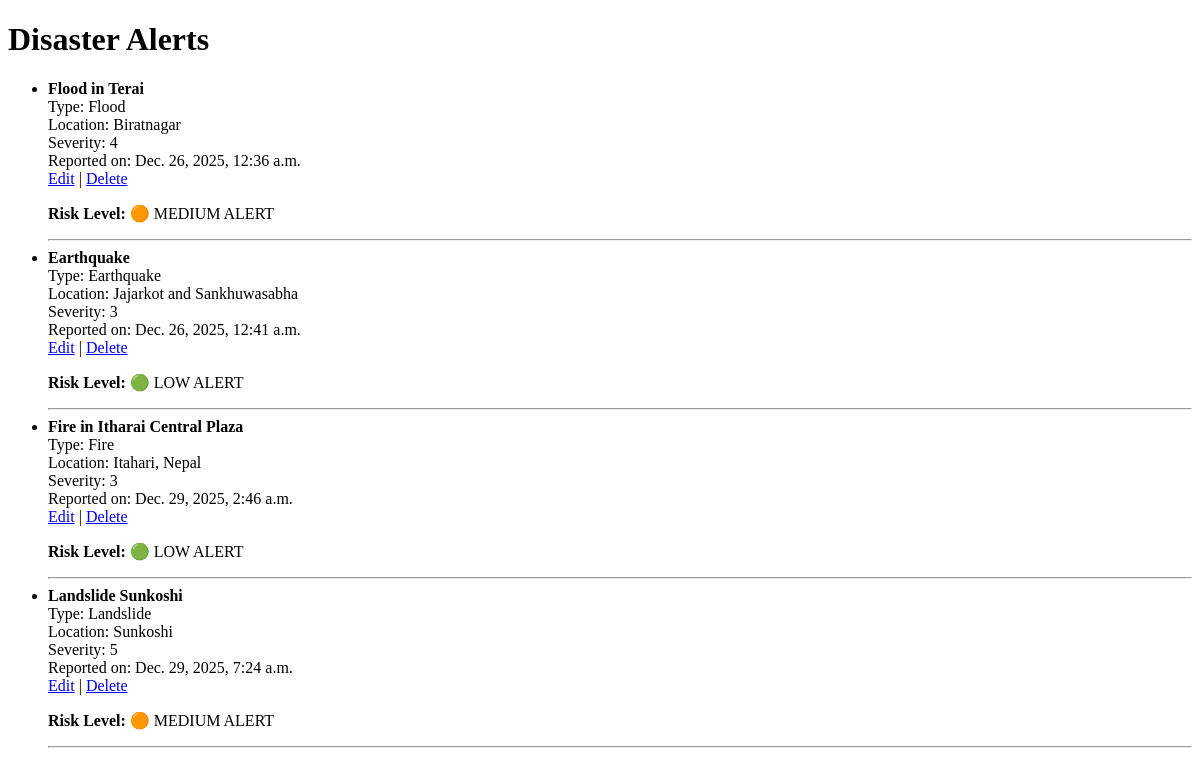
Page /disasters/ on the earlier database version.
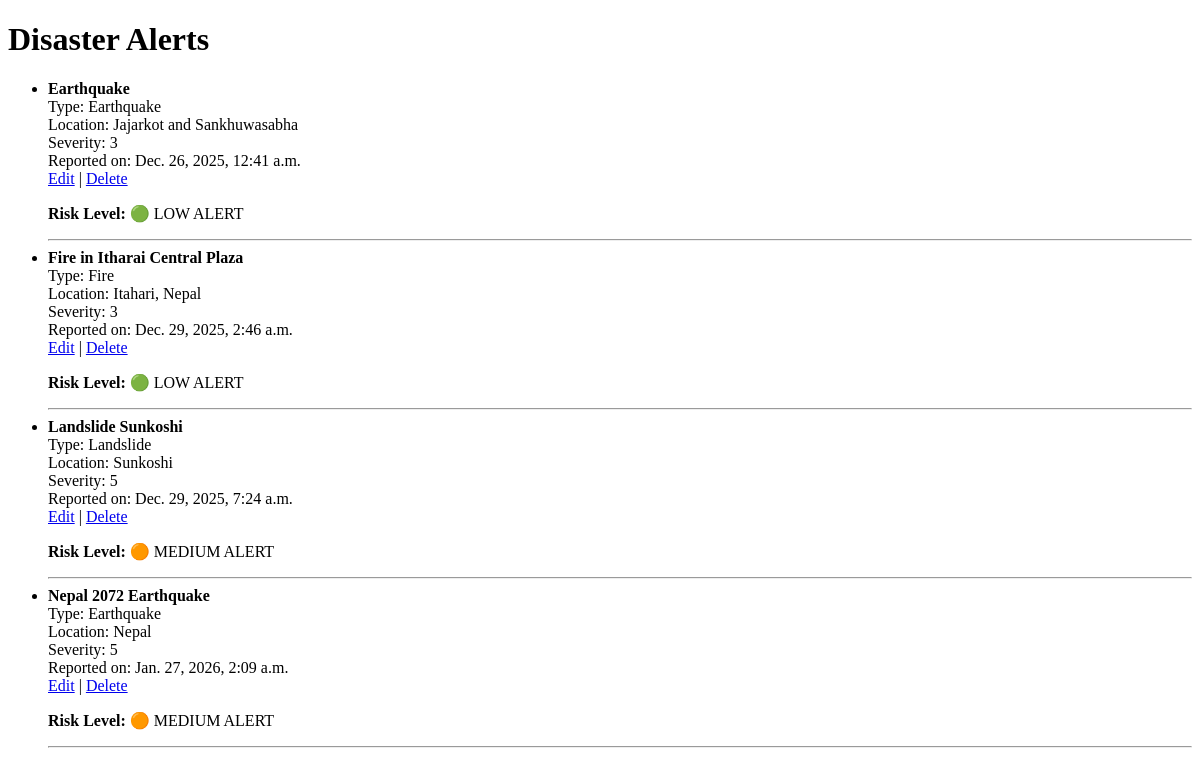
Same page on the later database version.
### core/models.py (models this page shows, shortened)
class Disaster(models.Model):
    title = models.CharField(max_length=200)
    disaster_type = models.CharField(max_length=50, choices=DISASTER_TYPES)
    location = models.CharField(max_length=200)
    severity_level = models.IntegerField()
    description = models.TextField()
    date_reported = models.DateTimeField(auto_now_add=True)
    def risk_level(self):
        if self.severity_level <= 3:
            return "LOW"
        elif self.severity_level <= 6:
            return "MEDIUM"
        else:
            return "HIGH"

### core/views.py (the view)
# urls.py: path('disasters/', views.disaster_list, name='disaster_list'),
def disaster_list(request):
    disasters = Disaster.objects.all()
    return render(request, 'core/disaster_list.html', {'disasters': disasters})

### core/templates/core/disaster_list.html (shortened to what this page needs)
<!DOCTYPE html>
<html>
<head>
</head>
<body>
    <h1>Disaster Alerts</h1>
    {% if disasters %}
        <ul>
            {% for disaster in disasters %}
                <li>
                    <strong>{{ disaster.title }}</strong><br>
                    Type: {{ disaster.disaster_type }}<br>
                    Location: {{ disaster.location }}<br>
                    Severity: {{ disaster.severity_level }}<br>
                    Reported on: {{ disaster.date_reported }}<br>
                    <a href="{% url 'edit_disaster' disaster.id %}">Edit</a> |
                    <a href="{% url 'delete_disaster' disaster.id %}">Delete</a>
                    <p><strong>Risk Level:</strong>
    {% if disaster.risk_level == "HIGH" %}
        🔴 HIGH ALERT
    {% elif disaster.risk_level == "MEDIUM" %}
        🟠 MEDIUM ALERT
    {% else %}
        🟢 LOW ALERT
    {% endif %}
</p>
                    <hr>
                </li>
            {% endfor %}
        </ul>
    {% else %}
        <p>No disasters reported yet.</p>
    {% endif %}
</body>
</html>

Differences in the rows shown:
removed Disaster: title "Flood in Terai", disaster_type "Flood", location "Biratnagar", severity_level "4", date_reported "Dec. 26, 2025, 12:36 a.m.", shows "🟠 MEDIUM ALERT"
added Disaster: title "Nepal 2072 Earthquake", disaster_type "Earthquake", location "Nepal", severity_level "5", date_reported "Jan. 27, 2026, 2:09 a.m.", shows "🟠 MEDIUM ALERT"
